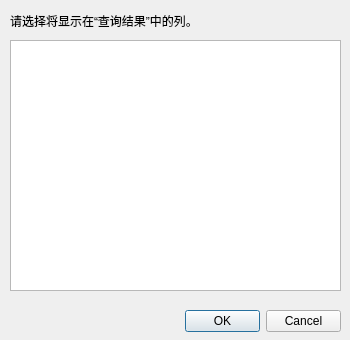
<?xml version="1.0" encoding="UTF-8"?>
<ui version="4.0">
 <class>SelectColumnDialog</class>
 <widget class="QDialog" name="SelectColumnDialog">
  <property name="geometry">
   <rect>
    <x>0</x>
    <y>0</y>
    <width>350</width>
    <height>340</height>
   </rect>
  </property>
  <property name="windowTitle">
   <string>选择查询结果列</string>
  </property>
  <property name="modal">
   <bool>true</bool>
  </property>
  <widget class="QLabel" name="label">
   <property name="geometry">
    <rect>
     <x>10</x>
     <y>10</y>
     <width>331</width>
     <height>21</height>
    </rect>
   </property>
   <property name="text">
    <string>请选择将显示在“查询结果”中的列。</string>
   </property>
  </widget>
  <widget class="QListWidget" name="listColumn">
   <property name="geometry">
    <rect>
     <x>10</x>
     <y>40</y>
     <width>331</width>
     <height>251</height>
    </rect>
   </property>
   <property name="viewMode">
    <enum>QListView::ListMode</enum>
   </property>
  </widget>
  <widget class="QDialogButtonBox" name="btnBox">
   <property name="geometry">
    <rect>
     <x>185</x>
     <y>310</y>
     <width>156</width>
     <height>23</height>
    </rect>
   </property>
   <property name="standardButtons">
    <set>QDialogButtonBox::Cancel|QDialogButtonBox::Ok</set>
   </property>
  </widget>
 </widget>
 <resources/>
 <connections/>
</ui>
